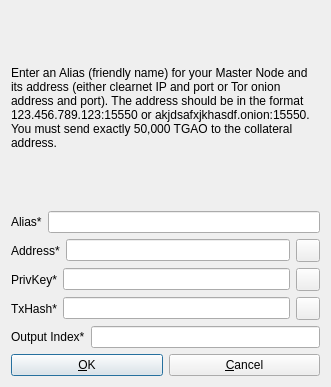
<?xml version="1.0" encoding="UTF-8"?>
<ui version="4.0">
 <class>AddEditAdrenalineNode</class>
 <widget class="QDialog" name="AddEditAdrenalineNode">
  <property name="geometry">
   <rect>
    <x>0</x>
    <y>0</y>
    <width>331</width>
    <height>387</height>
   </rect>
  </property>
  <property name="windowTitle">
   <string>Add/Edit ReliefProject Node</string>
  </property>
  <property name="modal">
   <bool>true</bool>
  </property>
  <layout class="QVBoxLayout" name="verticalLayout">
   <item>
    <widget class="QLabel" name="label_9">
     <property name="sizePolicy">
      <sizepolicy hsizetype="Preferred" vsizetype="Expanding">
       <horstretch>0</horstretch>
       <verstretch>0</verstretch>
      </sizepolicy>
     </property>
     <property name="text">
      <string>&lt;html&gt;&lt;head/&gt;&lt;body&gt;&lt;p&gt;Enter an Alias (friendly name) for your Master Node and its address (either clearnet IP and port or Tor onion address and port). The address should be in the format 123.456.789.123:15550 or akjdsafxjkhasdf.onion:15550. You must send exactly 50,000 TGAO to the collateral address.&lt;/p&gt;&lt;/body&gt;&lt;/html&gt;</string>
     </property>
     <property name="wordWrap">
      <bool>true</bool>
     </property>
    </widget>
   </item>
   <item>
    <layout class="QHBoxLayout" name="horizontalLayout_4">
     <property name="bottomMargin">
      <number>0</number>
     </property>
     <item>
      <widget class="QLabel" name="label_4">
       <property name="text">
        <string>Alias*</string>
       </property>
      </widget>
     </item>
     <item>
      <widget class="QLineEdit" name="aliasLineEdit"/>
     </item>
    </layout>
   </item>
   <item>
    <layout class="QHBoxLayout" name="horizontalLayout_5">
     <property name="bottomMargin">
      <number>0</number>
     </property>
     <item>
      <widget class="QLabel" name="label_6">
       <property name="text">
        <string>Address*</string>
       </property>
      </widget>
     </item>
     <item>
      <widget class="QLineEdit" name="addressLineEdit"/>
     </item>
     <item>
      <widget class="QToolButton" name="AddEditAddressPasteButton">
       <property name="toolTip">
        <string>Paste address from clipboard</string>
       </property>
       <property name="text">
        <string/>
       </property>
       <property name="icon">
        <iconset resource="../bitcoin.qrc">
         <normaloff>:/icons/editpaste</normaloff>:/icons/editpaste</iconset>
       </property>
       <property name="shortcut">
        <string>Alt+P</string>
       </property>
      </widget>
     </item>
    </layout>
   </item>
   <item>
    <layout class="QHBoxLayout" name="horizontalLayout_3">
     <property name="bottomMargin">
      <number>0</number>
     </property>
     <item>
      <widget class="QLabel" name="label_5">
       <property name="text">
        <string>PrivKey*</string>
       </property>
      </widget>
     </item>
     <item>
      <widget class="QLineEdit" name="privkeyLineEdit"/>
     </item>
     <item>
      <widget class="QToolButton" name="AddEditPrivkeyPasteButton">
       <property name="toolTip">
        <string>Paste address from clipboard</string>
       </property>
       <property name="text">
        <string/>
       </property>
       <property name="icon">
        <iconset resource="../bitcoin.qrc">
         <normaloff>:/icons/editpaste</normaloff>:/icons/editpaste</iconset>
       </property>
       <property name="shortcut">
        <string>Alt+P</string>
       </property>
      </widget>
     </item>
    </layout>
   </item>
   <item>
    <layout class="QHBoxLayout" name="horizontalLayout_2">
     <property name="bottomMargin">
      <number>0</number>
     </property>
     <item>
      <widget class="QLabel" name="label_2">
       <property name="text">
        <string>TxHash*</string>
       </property>
      </widget>
     </item>
     <item>
      <widget class="QLineEdit" name="txhashLineEdit"/>
     </item>
     <item>
      <widget class="QToolButton" name="AddEditTxhashPasteButton">
       <property name="toolTip">
        <string>Paste address from clipboard</string>
       </property>
       <property name="text">
        <string/>
       </property>
       <property name="icon">
        <iconset resource="../bitcoin.qrc">
         <normaloff>:/icons/editpaste</normaloff>:/icons/editpaste</iconset>
       </property>
       <property name="shortcut">
        <string>Alt+P</string>
       </property>
      </widget>
     </item>
    </layout>
   </item>
   <item>
    <layout class="QHBoxLayout" name="horizontalLayout_8">
     <property name="bottomMargin">
      <number>0</number>
     </property>
     <item>
      <widget class="QLabel" name="label_8">
       <property name="text">
        <string>Output Index*</string>
       </property>
      </widget>
     </item>
     <item>
      <widget class="QLineEdit" name="outputindexLineEdit"/>
     </item>
    </layout>
   </item>
   <item>
    <layout class="QHBoxLayout" name="horizontalLayout_Buttons">
     <item>
      <widget class="QPushButton" name="okButton">
       <property name="text">
        <string>&amp;OK</string>
       </property>
      </widget>
     </item>
     <item>
      <widget class="QPushButton" name="cancelButton">
       <property name="text">
        <string>&amp;Cancel</string>
       </property>
       <property name="autoDefault">
        <bool>false</bool>
       </property>
      </widget>
     </item>
    </layout>
   </item>
  </layout>
 </widget>
 <resources>
  <include location="../bitcoin.qrc"/>
 </resources>
 <connections/>
</ui>
